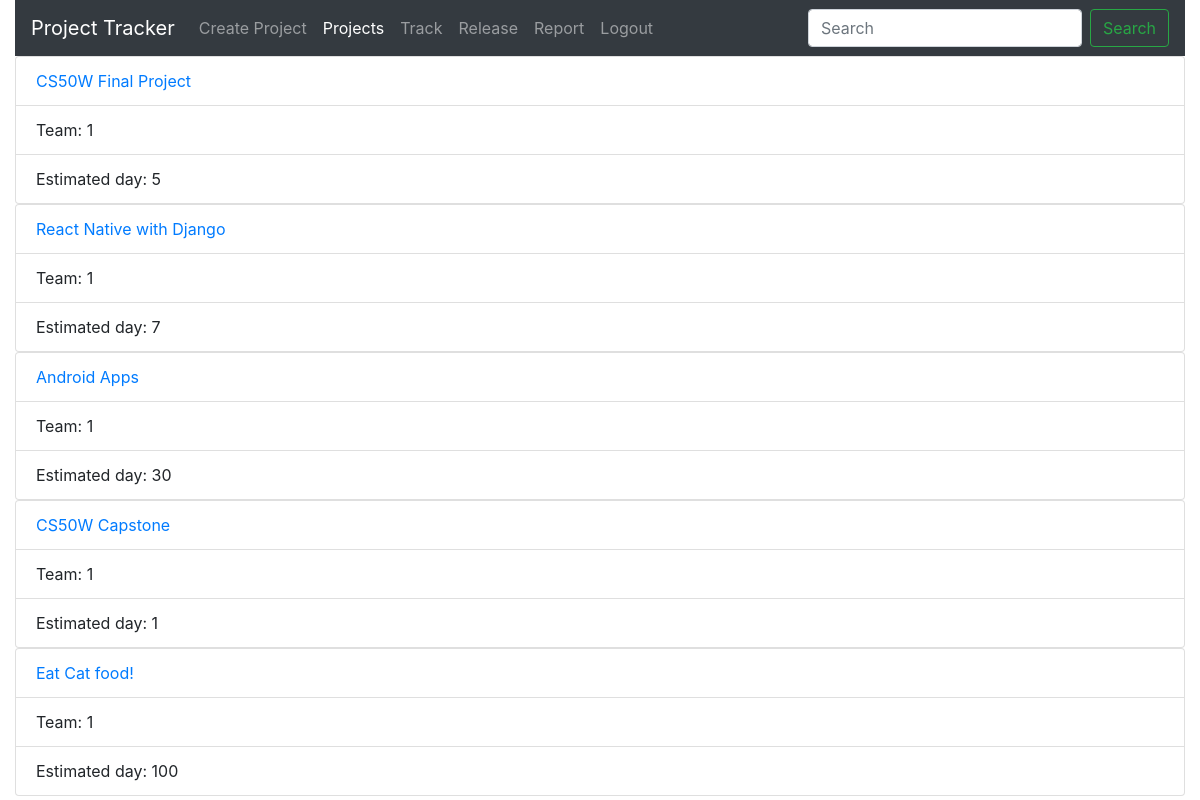
/projects (signed in), run on the app's committed database.
### Pmanage/models.py (models this page shows)
class Project(models.Model):
    Project_name=models.CharField(max_length=64)
    team=models.IntegerField()
    complete_percentage=models.IntegerField()
    createdate=datetime.datetime.now()
    max_day=models.IntegerField()
    status=models.CharField(max_length=64,default="unrelease")

### Pmanage/views.py (the view)
# urls.py: path('projects',views.projects,name='All_Project'),
@login_required
def projects(request):
    project = Project.objects.all()
    return render(request, "Pmanage/index.html", {
        "projects": project
    })

### Pmanage/templates/Pmanage/index.html
{% extends 'Pmanage/layout.html' %}
{% block active1 %} active {% endblock active1 %}
{% block body %}
{% for p in projects %}
<ul class="list-group">
    <li class="list-group-item"><a href="{% url 'PID' p.id %}">{{p.Project_name}}</a></li>
    <li class="list-group-item">Team: {{p.team}}</li>
    <li class="list-group-item">Estimated day: {{p.max_day}}</li>
</ul>
{% endfor %}
{% endblock %}

### data on the page
Project: Project_name "CS50W Final Project", team "1", max_day "5"
Project: Project_name "React Native with Django", team "1", max_day "7"
Project: Project_name "Android Apps", team "1", max_day "30"
Project: Project_name "CS50W Capstone", team "1", max_day "1"
Project: Project_name "Eat Cat food!", team "1", max_day "100"
